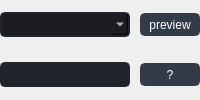
                  <widget class="QWidget" name="tab_3">
                   <attribute name="title">
                    <string>ligand</string>
                   </attribute>
                   <layout class="QVBoxLayout" name="verticalLayout_9">
                    <property name="spacing">
                     <number>0</number>
                    </property>
                    <property name="leftMargin">
                     <number>0</number>
                    </property>
                    <property name="topMargin">
                     <number>0</number>
                    </property>
                    <property name="rightMargin">
                     <number>0</number>
                    </property>
                    <property name="bottomMargin">
                     <number>0</number>
                    </property>
                    <item>
                     <layout class="QVBoxLayout" name="verticalLayout_8">
                      <property name="spacing">
                       <number>0</number>
                      </property>
                      <item>
                       <layout class="QHBoxLayout" name="horizontalLayout_10" stretch="10,1">
                        <property name="spacing">
                         <number>10</number>
                        </property>
                        <item>
                         <widget class="QComboBox" name="comboBox_3">
                          <property name="sizePolicy">
                           <sizepolicy hsizetype="Preferred" vsizetype="Fixed">
                            <horstretch>0</horstretch>
                            <verstretch>0</verstretch>
                           </sizepolicy>
                          </property>
                          <property name="minimumSize">
                           <size>
                            <width>0</width>
                            <height>25</height>
                           </size>
                          </property>
                          <property name="maximumSize">
                           <size>
                            <width>16777215</width>
                            <height>25</height>
                           </size>
                          </property>
                          <property name="styleSheet">
                           <string notr="true">QComboBox{
	background-color: rgb(27, 29, 35);
	border-radius: 5px;
	border: 2px solid rgb(33, 37, 43);
	padding: 2px;
	padding-left: 10px;
	color: rgb(255, 255, 255);
	font: 75 10pt &quot;MS Shell Dlg 2&quot;;
}
QComboBox:hover{
	border: 2px solid rgb(64, 71, 88);
}
QComboBox::drop-down {
	subcontrol-origin: padding;
	subcontrol-position: top right;
	width: 25px; 
	border-left-width: 3px;
	border-left-color: rgba(39, 44, 54, 150);
	border-left-style: solid;
	border-top-right-radius: 3px;
	border-bottom-right-radius: 3px;	
	background-position: center;
	background-image: url(:/icons/images/icons/cil-arrow-bottom.png);
	background-repeat: no-reperat;
 }
QComboBox QAbstractItemView {
	color: rgb(112, 255, 16);
	background-color: rgb(33, 37, 43);
	padding: 10px;
	selection-background-color: rgb(39, 44, 54);
}</string>
                          </property>
                         </widget>
                        </item>
                        <item alignment="Qt::AlignHCenter|Qt::AlignVCenter">
                         <widget class="QPushButton" name="pushButton_5">
                          <property name="minimumSize">
                           <size>
                            <width>60</width>
                            <height>23</height>
                           </size>
                          </property>
                          <property name="maximumSize">
                           <size>
                            <width>16777215</width>
                            <height>23</height>
                           </size>
                          </property>
                          <property name="toolTip">
                           <string/>
                          </property>
                          <property name="styleSheet">
                           <string notr="true">QPushButton {
	border: 2px solid rgb(52, 59, 72);
	border-radius: 5px;	
	background-color: rgb(52, 59, 72);
	color: rgb(255, 255, 255);
	font: 75 10pt &quot;MS Shell Dlg 2&quot;;
}
 QPushButton:hover {
	background-color: rgb(57, 65, 80);
	border: 2px solid rgb(61, 70, 86);
}
 QPushButton:pressed {	
	background-color: rgb(35, 40, 49);
	border: 2px solid rgb(43, 50, 61);
}</string>
                          </property>
                          <property name="text">
                           <string>preview</string>
                          </property>
                         </widget>
                        </item>
                       </layout>
                      </item>
                      <item>
                       <layout class="QHBoxLayout" name="horizontalLayout_11" stretch="10,1">
                        <property name="spacing">
                         <number>10</number>
                        </property>
                        <item>
                         <widget class="QLineEdit" name="lineEdit_3">
                          <property name="minimumSize">
                           <size>
                            <width>35</width>
                            <height>25</height>
                           </size>
                          </property>
                          <property name="maximumSize">
                           <size>
                            <width>16777215</width>
                            <height>25</height>
                           </size>
                          </property>
                          <property name="styleSheet">
                           <string notr="true">QLineEdit {
	background-color: rgb(33, 37, 43);
	border-radius: 5px;
	border: 2px solid rgb(33, 37, 43);
	padding-left: 10px;
	selection-color: rgb(255, 255, 255);
	selection-background-color:rgb(112, 255, 16);
	color: rgb(255, 255, 255);
	padding:2px;
	font: 75 10pt &quot;MS Shell Dlg 2&quot;;
	padding-left: 10px;
}
QLineEdit:hover {
	border: 2px solid rgb(64, 71, 88);
	padding-left: 10px;
}
QLineEdit:focus {
	border: 2px solid rgb(91, 101, 124);
	padding-left: 10px;
}
</string>
                          </property>
                         </widget>
                        </item>
                        <item alignment="Qt::AlignHCenter|Qt::AlignVCenter">
                         <widget class="QPushButton" name="pushButton_6">
                          <property name="minimumSize">
                           <size>
                            <width>60</width>
                            <height>23</height>
                           </size>
                          </property>
                          <property name="maximumSize">
                           <size>
                            <width>16777215</width>
                            <height>23</height>
                           </size>
                          </property>
                          <property name="toolTip">
                           <string/>
                          </property>
                          <property name="styleSheet">
                           <string notr="true">QPushButton {
	border: 2px solid rgb(52, 59, 72);
	border-radius: 5px;	
	background-color: rgb(52, 59, 72);
	color: rgb(255, 255, 255);
	font: 75 10pt &quot;MS Shell Dlg 2&quot;;
}
 QPushButton:hover {
	background-color: rgb(57, 65, 80);
	border: 2px solid rgb(61, 70, 86);
}
 QPushButton:pressed {	
	background-color: rgb(35, 40, 49);
	border: 2px solid rgb(43, 50, 61);
}</string>
                          </property>
                          <property name="text">
                           <string>?</string>
                          </property>
                         </widget>
                        </item>
                       </layout>
                      </item>
                     </layout>
                    </item>
                   </layout>
                  </widget>
